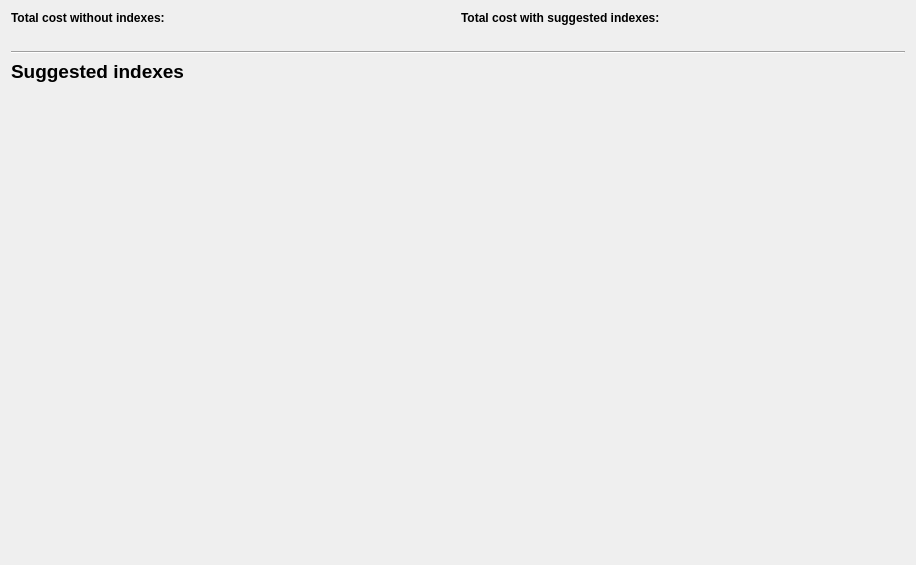
<?xml version="1.0" encoding="UTF-8"?>
<ui version="4.0">
 <class>SolutionSummaryPage</class>
 <widget class="QWizardPage" name="SolutionSummaryPage">
  <property name="geometry">
   <rect>
    <x>0</x>
    <y>0</y>
    <width>916</width>
    <height>565</height>
   </rect>
  </property>
  <property name="windowTitle">
   <string>WizardPage</string>
  </property>
  <layout class="QVBoxLayout" name="verticalLayout" stretch="0,0,0,1">
   <item>
    <layout class="QGridLayout" name="gridLayout">
     <item row="0" column="1">
      <widget class="QLabel" name="label_2">
       <property name="font">
        <font>
         <weight>75</weight>
         <bold>true</bold>
        </font>
       </property>
       <property name="text">
        <string>Total cost with suggested indexes:</string>
       </property>
      </widget>
     </item>
     <item row="0" column="0">
      <widget class="QLabel" name="label">
       <property name="font">
        <font>
         <weight>75</weight>
         <bold>true</bold>
        </font>
       </property>
       <property name="text">
        <string>Total cost without indexes:</string>
       </property>
      </widget>
     </item>
     <item row="1" column="0">
      <widget class="QLabel" name="labelCostWithoutIndexes"/>
     </item>
     <item row="1" column="1">
      <widget class="QLabel" name="labelCostSuggestedIndexes"/>
     </item>
    </layout>
   </item>
   <item>
    <widget class="Line" name="line">
     <property name="orientation">
      <enum>Qt::Horizontal</enum>
     </property>
    </widget>
   </item>
   <item>
    <widget class="QLabel" name="label_3">
     <property name="font">
      <font>
       <pointsize>14</pointsize>
       <weight>75</weight>
       <bold>true</bold>
      </font>
     </property>
     <property name="text">
      <string>Suggested indexes</string>
     </property>
    </widget>
   </item>
   <item>
    <widget class="CandidatesListWidget" name="indexesWidget" native="true"/>
   </item>
  </layout>
 </widget>
 <customwidgets>
  <customwidget>
   <class>CandidatesListWidget</class>
   <extends>QWidget</extends>
   <header>src/ui/candidateslistwidget.h</header>
   <container>1</container>
  </customwidget>
 </customwidgets>
 <resources/>
 <connections/>
</ui>
